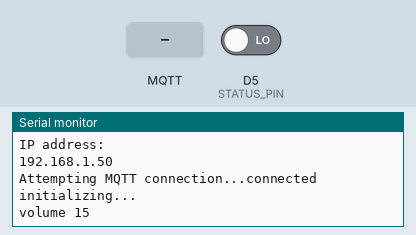
The sketch below on a simulated ESP8266 (NodeMCU). Parts: the last lines printed to the serial monitor. The test bench sets the inputs (shaded band); at power-on: D5 (STATUS_PIN) LOW. WiFi joins after 1.5 s; servers stay silent unless stated; random numbers use the default seed unless the sketch sets one; no MQTT or app messages arrive unless stated; the audio player accepts every command and is not drawn.

Above: at 2.8 s.
2.9 s: MQTT message "/Egypt/globalPlay/" arrives on the first subscribed topic
At 4.1 s:
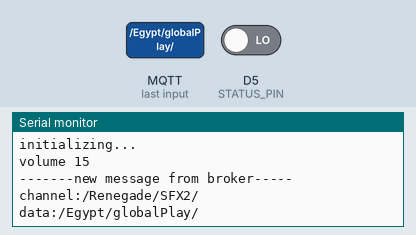
4.4 s: MQTT message "Stop" arrives on the first subscribed topic
At 5.3 s:
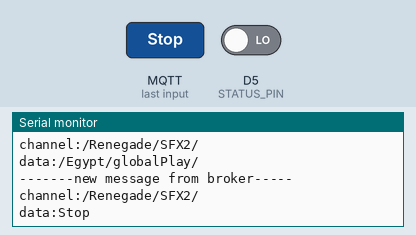
5.9 s: MQTT message "5" arrives on the first subscribed topic
At 6.5 s:
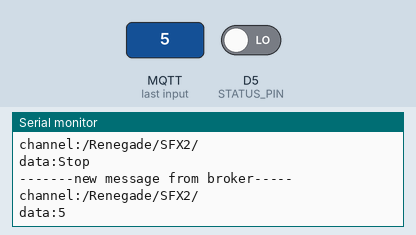
7.4 s: MQTT message "/Egypt/globalPlay/" arrives on the second subscribed topic
At 8.6 s:
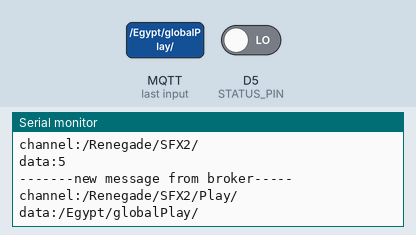
8.9 s: MQTT message "/Egypt/globalPlay/" arrives on the third subscribed topic
At 9.9 s:
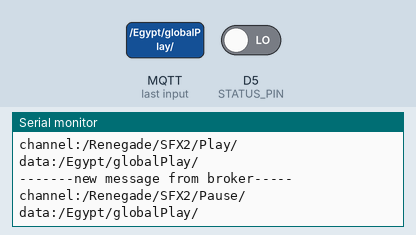

Measured:
- after the input at 2.9 s, the serial monitor: prints a new line at once (image 1)
- after the input at 4.4 s, the serial monitor: prints a new line at once (image 2)
- after the input at 5.9 s, the serial monitor: prints a new line at once (image 3)
- after the input at 7.4 s, the serial monitor: prints a new line at once (image 4)
- after the input at 8.9 s, the serial monitor: prints a new line at once (image 5)

The sketch:

DFplayer_V6.ino
```cpp
#include <SoftwareSerial.h>
#include <PubSubClient.h>
#include <DFMiniMp3.h>
#include<ESP8266WiFi.h>

#ifndef STASSID
#define STASSID "Control booth"
#define STAPSK  "MontyLives"
#endif

const char* ssid     = STASSID;
const char* password = STAPSK;
const char* mqtt_server = "192.168.86.102";

#define mqtt_port 1883
#define MQTT_USER ""
#define MQTT_PASSWORD ""
#define MQTT_SERIAL_PUBLISH_CH "/icircuit/ESP32/serialdata/tx"
#define MQTT_SERIAL_RECEIVER_CH "/icircuit/ESP32/serialdata/rx"
#define STATUS_PIN D5

WiFiClient wifiClient;

PubSubClient client(wifiClient);

boolean playing = false;
char mqttTopicPrefix[64] = "/Renegade/SFX2/";
char mqttStatus[64] = "/Renegade/SFX2/Status/";
char mqttTopic[64];
int Folder = 1;

// forward declare the notify class, just the name
//
class Mp3Notify;

SoftwareSerial secondarySerial(D2, D1); // RX, TX
typedef DFMiniMp3<SoftwareSerial, Mp3Notify> DfMp3;
DfMp3 dfmp3(secondarySerial);

// implement a notification class,
// its member methods will get called
//
class Mp3Notify
{
  public:
    static void PrintlnSourceAction(DfMp3_PlaySources source, const char* action)
    {
      if (source & DfMp3_PlaySources_Sd)
      {
        Serial.print("SD Card, ");
      }
      if (source & DfMp3_PlaySources_Usb)
      {
        Serial.print("USB Disk, ");
      }
      if (source & DfMp3_PlaySources_Flash)
      {
        Serial.print("Flash, ");
      }
      Serial.println(action);
    }
    static void OnError([[maybe_unused]] DfMp3& mp3, uint16_t errorCode)
    {
      // see DfMp3_Error for code meaning
      //Serial.println();
      //Serial.print("Com Error ");
      //Serial.println(errorCode);
    }
    static void OnPlayFinished([[maybe_unused]] DfMp3& mp3, [[maybe_unused]] DfMp3_PlaySources source, uint16_t track)
    {
      Serial.print("Play finished for #");
    }
    static void OnPlaySourceOnline([[maybe_unused]] DfMp3& mp3, DfMp3_PlaySources source)
    {
      PrintlnSourceAction(source, "online");
    }
    static void OnPlaySourceInserted([[maybe_unused]] DfMp3& mp3, DfMp3_PlaySources source)
    {
      PrintlnSourceAction(source, "inserted");
    }
    static void OnPlaySourceRemoved([[maybe_unused]] DfMp3& mp3, DfMp3_PlaySources source)
    {
      PrintlnSourceAction(source, "removed");
    }
};

void setup_wifi() {
  delay(10);
  Serial.println();
  Serial.print("Connecting to ");
  Serial.println(ssid);
  WiFi.begin(ssid, password);
  while (WiFi.status() != WL_CONNECTED) {
    delay(200);
    Serial.print(".");
  }
  randomSeed(micros());
  Serial.println("");
  Serial.println("WiFi connected");
  Serial.println("IP address: ");
  Serial.println(WiFi.localIP());
}

void reconnect() {
  while (!client.connected() && (WiFi.status() == WL_CONNECTED)) {
    Serial.print("Attempting MQTT connection...");
    String clientId = "ESP8266Client-";
    clientId += String(random(0xffff), HEX);
    // Attempt to connect
    if (client.connect(clientId.c_str(), MQTT_USER, MQTT_PASSWORD)) {
      Serial.println("connected");
      //Once connected, publish an announcement...
      client.publish(mqttStatus, "Renegade SFX2 connected. Loading audio");
      // ... and resubscribe

      client.subscribe(mqttFullTopic(""));
      client.subscribe(mqttFullTopic("Play/"));
      client.subscribe(mqttFullTopic("Pause/"));
      client.subscribe(mqttFullTopic("Resume/"));
      client.subscribe(mqttFullTopic("Stop/"));
      client.subscribe(mqttFullTopic("Volume/"));
      client.subscribe(mqttFullTopic("Folder/"));
      client.subscribe(mqttFullTopic("Interrupt/"));
    } else {
      Serial.print("failed, rc=");
      Serial.print(client.state());
      Serial.println(" try again in 5 seconds");
      // Wait 5 seconds before retrying
      delay(5000);
    }
  }
}

void callback(char* topic, byte *payload, unsigned int length) {
  payload[length] = '\0';
  String message = (char*)payload;
  int value = message.toInt();
  Serial.println("-------new message from broker-----");
  Serial.print("channel:");
  Serial.println(topic);
  Serial.print("data:");
  Serial.write(payload, length);
  Serial.println();

  if (!strcmp(topic, mqttFullTopic("Play/"))) {
    wait(2);
    dfmp3.playFolderTrack(Folder, value); //sd:/Folder/track
  }
  else if (!strcmp(topic, "/Egypt/globalPlay/")) {
    //dfmp3.playFolderTrack(Folder, value); //sd:/Folder/track
  }
  else if (!strcmp(topic, mqttFullTopic("Pause/"))) {
    dfmp3.pause();
  }
  else if (!strcmp(topic, mqttFullTopic("Resume/"))) {
    dfmp3.start();
  }
  else if (!strcmp(topic, mqttFullTopic("Stop/"))) {
    dfmp3.stop();
  }
  else if (!strcmp(topic, mqttFullTopic("Volume/"))) {
    dfmp3.setVolume(value);
  }
  else if (!strcmp(topic, mqttFullTopic("Folder/"))) {
    Folder = value;
  }
  else if (!strcmp(topic, mqttFullTopic("Interrupt/")) & message != "Stop") {
    dfmp3.playAdvertisement(value); //sd:/advert/track
  }
  else if (!strcmp(topic, mqttFullTopic("Interrupt/")) & message == "Stop") {
    dfmp3.stopAdvertisement();
  }
}

void checkConnection() {
  if (!client.connected()) {
    reconnect();
  }
}

void setup()
{
  Serial.begin(115200);
  Serial.setTimeout(500);// Set time out for
  setup_wifi();
  client.setServer(mqtt_server, mqtt_port);
  client.setCallback(callback);
  reconnect();
  Serial.println("initializing...");

  dfmp3.begin();

  pinMode(STATUS_PIN, INPUT);

  uint16_t volume = dfmp3.getVolume();
  Serial.print("volume ");
  Serial.println(volume);
  dfmp3.setVolume(30);

  //uint16_t count = dfmp3.getTotalTrackCount(DfMp3_PlaySource_Sd);
  //Serial.print("files ");
  //Serial.println(count);

  client.publish(mqttStatus, "Renegade SFX2 ready");
}

void wait(uint16_t msWait)
{
  uint32_t start = millis();

  while ((millis() - start) < msWait)
  {
    // if you have loops with delays, its important to
    // call dfmp3.loop() periodically so it allows for notifications
    // to be handled without interrupts
    dfmp3.loop();
    client.loop();
    checkConnection();
    playing = !digitalRead(STATUS_PIN);
    //Serial.println(playing);
    delay(1);
  }
}

char* mqttFullTopic(const char action[]) {
  strcpy (mqttTopic, mqttTopicPrefix);
  strcat (mqttTopic, action);
  return mqttTopic;
}


void loop()
{
  checkConnection();
  client.loop();
}
```
